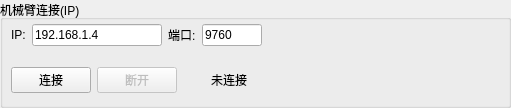
       <widget class="QGroupBox" name="robotConnGroup">
        <property name="geometry">
         <rect>
          <x>4</x>
          <y>4</y>
          <width>511</width>
          <height>108</height>
         </rect>
        </property>
        <property name="title">
         <string>机械臂连接(IP)</string>
        </property>
        <widget class="QWidget" name="layoutWidget">
         <property name="geometry">
          <rect>
           <x>11</x>
           <y>18</y>
           <width>489</width>
           <height>34</height>
          </rect>
         </property>
         <layout class="QHBoxLayout" name="robotConnRow1">
          <item>
           <widget class="QLabel" name="robotIpLabel">
            <property name="text">
             <string>IP:</string>
            </property>
           </widget>
          </item>
          <item>
           <widget class="QLineEdit" name="robotIpEdit">
            <property name="maximumSize">
             <size>
              <width>130</width>
              <height>16777215</height>
             </size>
            </property>
            <property name="text">
             <string>192.168.1.4</string>
            </property>
           </widget>
          </item>
          <item>
           <widget class="QLabel" name="robotPortLabel">
            <property name="text">
             <string>端口:</string>
            </property>
           </widget>
          </item>
          <item>
           <widget class="QLineEdit" name="robotPortEdit">
            <property name="maximumSize">
             <size>
              <width>60</width>
              <height>16777215</height>
             </size>
            </property>
            <property name="text">
             <string>9760</string>
            </property>
           </widget>
          </item>
          <item>
           <spacer name="hSpacerConn1">
            <property name="orientation">
             <enum>Qt::Orientation::Horizontal</enum>
            </property>
            <property name="sizeHint" stdset="0">
             <size>
              <width>0</width>
              <height>0</height>
             </size>
            </property>
           </spacer>
          </item>
         </layout>
        </widget>
        <widget class="QWidget" name="layoutWidget">
         <property name="geometry">
          <rect>
           <x>11</x>
           <y>60</y>
           <width>489</width>
           <height>40</height>
          </rect>
         </property>
         <layout class="QHBoxLayout" name="robotConnRow2">
          <item>
           <widget class="QPushButton" name="robotBtnConnect">
            <property name="text">
             <string>连接</string>
            </property>
           </widget>
          </item>
          <item>
           <widget class="QPushButton" name="robotBtnDisconnect">
            <property name="enabled">
             <bool>false</bool>
            </property>
            <property name="text">
             <string>断开</string>
            </property>
           </widget>
          </item>
          <item>
           <spacer name="hSpacerConn2">
            <property name="orientation">
             <enum>Qt::Orientation::Horizontal</enum>
            </property>
            <property name="sizeType">
             <enum>QSizePolicy::Policy::Fixed</enum>
            </property>
            <property name="sizeHint" stdset="0">
             <size>
              <width>10</width>
              <height>0</height>
             </size>
            </property>
           </spacer>
          </item>
          <item>
           <widget class="QLabel" name="robotStatusLight">
            <property name="minimumSize">
             <size>
              <width>12</width>
              <height>12</height>
             </size>
            </property>
           </widget>
          </item>
          <item>
           <widget class="QLabel" name="robotStatusLabel">
            <property name="text">
             <string>未连接</string>
            </property>
           </widget>
          </item>
          <item>
           <spacer name="hSpacerConn3">
            <property name="orientation">
             <enum>Qt::Orientation::Horizontal</enum>
            </property>
            <property name="sizeHint" stdset="0">
             <size>
              <width>0</width>
              <height>0</height>
             </size>
            </property>
           </spacer>
          </item>
         </layout>
        </widget>
       </widget>
